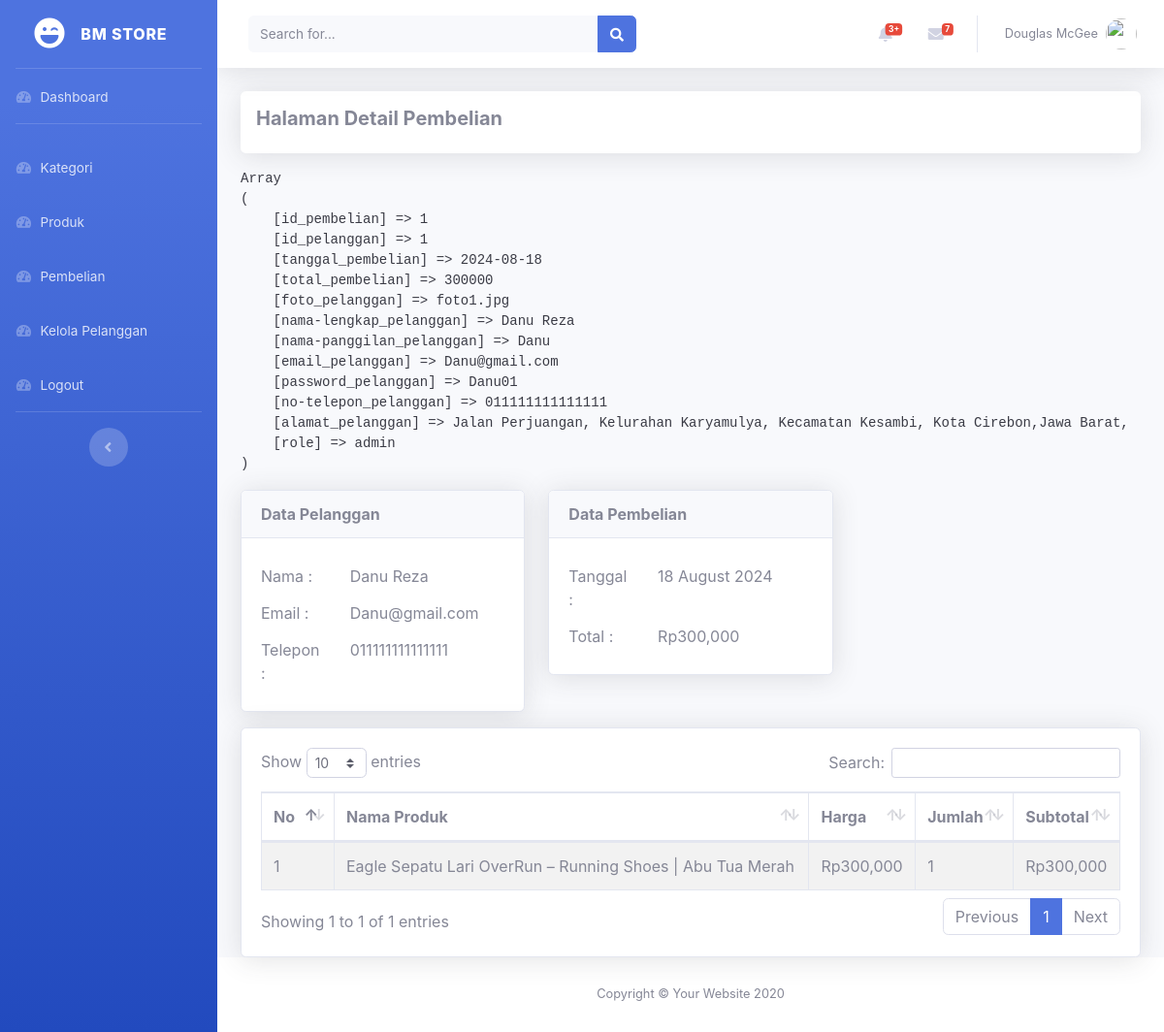
The app's page /admin/index.php?halaman=detail_pembelian&id=1 (signed in) with its own data.
### tables this page shows
CREATE TABLE `pembelian` (
  `id_pembelian` int(11) NOT NULL,
  `id_pelanggan` int(11) NOT NULL,
  `tanggal_pembelian` date NOT NULL,
  `total_pembelian` int(11) NOT NULL
);

CREATE TABLE `pelanggan` (
  `id_pelanggan` int(11) NOT NULL,
  `foto_pelanggan` varchar(255) NOT NULL,
  `nama-lengkap_pelanggan` varchar(50) NOT NULL,
  `nama-panggilan_pelanggan` varchar(50) NOT NULL,
  `email_pelanggan` varchar(50) NOT NULL,
  `password_pelanggan` varchar(50) NOT NULL,
  `no-telepon_pelanggan` varchar(15) NOT NULL,
  `alamat_pelanggan` text NOT NULL,
  `role` enum('admin','pelanggan') NOT NULL
);

CREATE TABLE `pembelian_produk` (
  `id-pembelian_produk` int(11) NOT NULL,
  `id_pembelian` int(11) NOT NULL,
  `id_produk` int(11) NOT NULL,
  `jumlah` int(11) NOT NULL
);

CREATE TABLE `produk` (
  `id_produk` int(11) NOT NULL,
  `id_kategori` int(11) NOT NULL,
  `nama_produk` varchar(100) NOT NULL,
  `harga_produk` int(11) NOT NULL,
  `berat_produk` int(11) NOT NULL,
  `foto_produk` varchar(255) NOT NULL,
  `deskripsi_produk` text NOT NULL,
  `stock_produk` int(11) NOT NULL
);

### admin/detail/detail-pembelian.php (the view)
<div class="shadow p-3 mb-3 bg-white rounded">
    <h5><b>Halaman Detail Pembelian</b></h5>
</div>
<?php
$id_pembelian = $_GET['id'];
$ambil = $koneksi->query("SELECT * FROM pembelian JOIN pelanggan
ON pembelian.id_pelanggan=pelanggan.id_pelanggan
WHERE pembelian.id_pembelian='$id_pembelian'");
$detail = $ambil->fetch_assoc();
?>
<pre><?php print_r($detail);?></pre>
<div class="row">
    <div class="col-md-4">
        <div class="card shadow bg-white">
            <div class="card-header">
                <strong>Data Pelanggan</strong>
            </div>
            <div class="card-body row">
                <label class="col-md-4 col-form-label">Nama :</label>
                <label class="col-md-8 col-form-label"><?php echo $detail['nama-lengkap_pelanggan']; ?></label>
                <label class="col-md-4 col-form-label">Email :</label>
                <label class="col-md-8 col-form-label"><?php echo $detail['email_pelanggan']; ?></label>
                <label class="col-md-4 col-form-label">Telepon :</label>
                <label class="col-md-8 col-form-label"><?php echo $detail['no-telepon_pelanggan']; ?></label>
            </div>
        </div>
    </div>
    <div class="col-md-4">
        <div class="card shadow bg-white">
            <div class="card-header">
                <strong>Data Pembelian</strong>
            </div>
                <div class="card-body row">
                <label class="col-md-4 col-form-label">Tanggal :</label>
                <label class="col-md-8 col-form-label">
                    <?php echo date(" d F Y", strtotime($detail['tanggal_pembelian']));?>
                </label>
                <label class="col-md-4 col-form-label">Total :</label>
                <label class="col-md-8 col-form-label">
                    Rp<?php echo number_format($detail['total_pembelian']);?>
                </label>
            </div>
        </div>
    </div>
</div>
<?php
$pp = array();
$ambil = $koneksi->query("SELECT * FROM pembelian_produk JOIN produk
ON pembelian_produk.id_produk=produk.id_produk
WHERE pembelian_produk.id_pembelian='$id_pembelian'");
while($pecah = $ambil->fetch_assoc())
{
    $pp[] = $pecah;
}
?>
<div class="card shadow bg-white mt-3">
    <div class="card-body">
        <table class="table table-bordered table-hover table-striped" id="tables">
            <thead>
                <tr>
                    <th>No</th>
                    <th>Nama Produk</th>
                    <th>Harga</th>
                    <th>Jumlah</th>
                    <th>Subtotal</th>
                </tr>
            </thead>
            <tbody>
                <?php foreach ($pp as $key => $value): ?>
                <?php $subtotal = $value['harga_produk']*$value['jumlah'];?>
                <tr>
                    <td width="50"><?php echo $key+1;?></td>
                    <td><?php echo $value['nama_produk'];?></td>
                    <td>Rp<?php echo number_format($value['harga_produk']);?></td>
                    <td><?php echo $value['jumlah'];?></td>
                    <td>Rp<?php echo number_format($subtotal);?></td>
                </tr>
                <?php endforeach ?>
            </tbody>
        </table>
    </div>
</div>

### records on screen
pembelian: id_pelanggan "Danu Reza", id_pelanggan.email_pelanggan "Danu@gmail.com", id_pelanggan "011111111111111", tanggal_pembelian "18 August 2024", total_pembelian "300,000"
pembelian_produk: id_produk.nama_produk "Eagle Sepatu Lari OverRun – Running Shoes | Abu Tua Merah", id_produk.harga_produk "300,000", jumlah "1", subtotal "300,000"
